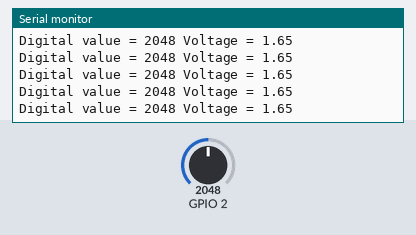
The program below on a simulated ESP32. On the bench: the last lines printed to the serial monitor. The inputs (shaded band) are chosen by the test bench; at power-on: GPIO 2 = 2048.

Above: at 1.2 s.
1.3 s: GPIO 2 set to 2866
At 1.68 s:
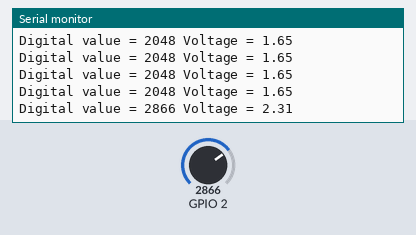
2.8 s: GPIO 2 set to 3603
At 2.93 s:
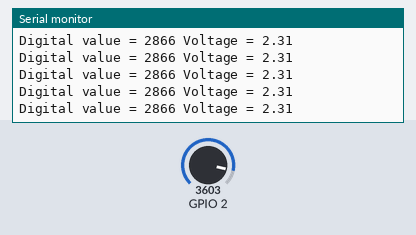
Timing chart, 0 to 5.8 s (numbered marks = the images above; inputs shaded):
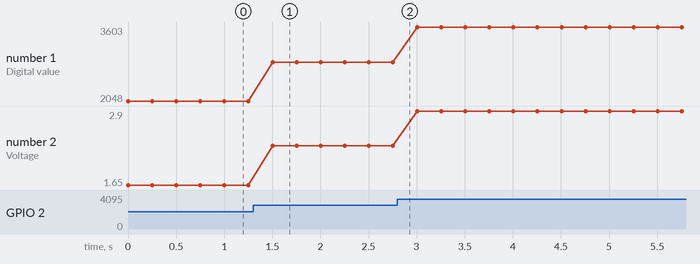

The program:

main.cpp
```cpp
/*
 *     main.cpp - Project 03-analog
 *      IntroCom - Austral - 2022 - EAM
 *
 *          Shows converted value and voltage of a
 *          potentiometer connected to A/D converter
 *
 *          Output from 0 to 3.3 volt is printed to serial monitor
 */

#include <Arduino.h>

/*
 *     Definitions
 */

/*
 *  Definitions in platformio.ini
 *  ANAIN       Input to A/D converter
 *  DIVISOR     Divisor that depends of the number of bits of converter
 *  SERIAL_BAUD Baud rate of serial monitor
 */

//  Other definitions

const uint32_t loop_delay = 250;
const double pote_voltage = 3.3;

void
setup()
{
    Serial.begin(SERIAL_BAUD);
}

void
loop()
{
    int sensorValue;
    float voltage;

    sensorValue = analogRead(ANAIN);
    voltage = sensorValue * pote_voltage / DIVISOR;
    Serial.println( "Digital value = " +String(sensorValue) + " Voltage = " + String(voltage) );
    delay(loop_delay);
}
```

Measured:
- after the input at 1.3 s, the serial monitor: prints a new line after 0.20 s (image 1)
- plotted number 1: 2048 → 2866 after the input at 1.3 s, 2866 → 3603 after the input at 2.8 s
- plotted number 2: 1.65 → 2.31 after the input at 1.3 s, 2.31 → 2.9 after the input at 2.8 s
